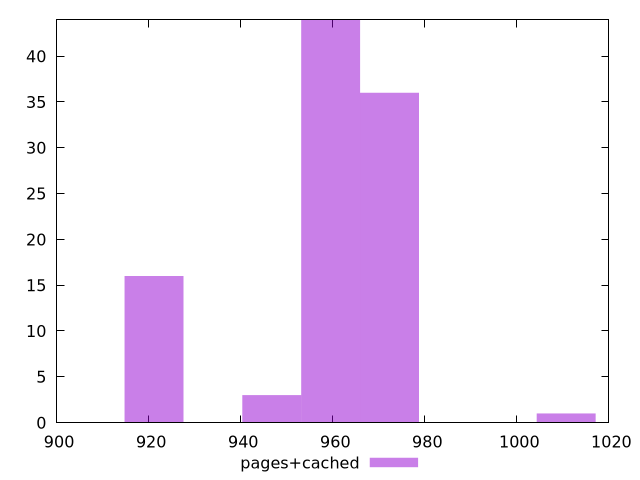

Recreate this plot in gnuplot.
$_pagesCached <<EOF
1010.7190557000272 1
921.1616710177464 16
959.5434073101524 44
972.3373194076211 36
946.7494952126837 3
EOF
set key outside below
set terminal pngcairo
set output "report_00005_2020-11-02T22-26-11.212Z/render-blocking-resources/pages+cached//raw_hist.png"
set yrange [0:44]
set boxwidth 12.793912097468699
set style fill transparent solid 0.5 noborder
plot $_pagesCached title "pages+cached" with boxes ,
